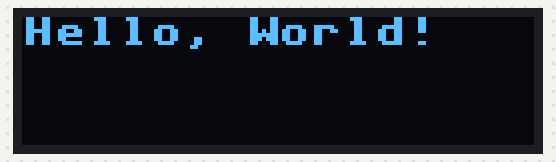
Bench run of a program on a simulated MicroPython board. Shown: 128×32 one-colour display. Library files of the repository ran but are not shown: ssd1306.py. At 0.0 s the program stops and its outputs stay as they are.

Above: at 0.1 s.

The program:

main.py
```python
from machine import Pin, I2C
import ssd1306

# using default address 0x3C
i2c = I2C(sda=Pin('PB7'), scl=Pin('PB6'))
display = ssd1306.SSD1306_I2C(128, 32, i2c)

display.text('Hello, World!', 0, 0, 1)
display.show()
```
